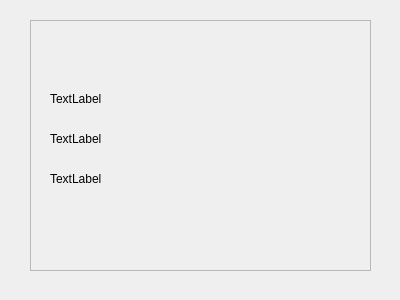
<?xml version="1.0" encoding="UTF-8"?>
<ui version="4.0">
 <class>Advisors_info</class>
 <widget class="QDialog" name="Advisors_info">
  <property name="geometry">
   <rect>
    <x>0</x>
    <y>0</y>
    <width>400</width>
    <height>300</height>
   </rect>
  </property>
  <property name="windowTitle">
   <string>Dialog</string>
  </property>
  <widget class="QFrame" name="frame">
   <property name="geometry">
    <rect>
     <x>30</x>
     <y>20</y>
     <width>341</width>
     <height>251</height>
    </rect>
   </property>
   <property name="frameShape">
    <enum>QFrame::StyledPanel</enum>
   </property>
   <property name="frameShadow">
    <enum>QFrame::Raised</enum>
   </property>
   <widget class="QLabel" name="label">
    <property name="geometry">
     <rect>
      <x>10</x>
      <y>20</y>
      <width>211</width>
      <height>17</height>
     </rect>
    </property>
    <property name="text">
     <string/>
    </property>
   </widget>
   <widget class="QLabel" name="label_2">
    <property name="geometry">
     <rect>
      <x>20</x>
      <y>70</y>
      <width>221</width>
      <height>17</height>
     </rect>
    </property>
    <property name="text">
     <string>TextLabel</string>
    </property>
   </widget>
   <widget class="QLabel" name="label_3">
    <property name="geometry">
     <rect>
      <x>20</x>
      <y>110</y>
      <width>231</width>
      <height>17</height>
     </rect>
    </property>
    <property name="text">
     <string>TextLabel</string>
    </property>
   </widget>
   <widget class="QLabel" name="label_4">
    <property name="geometry">
     <rect>
      <x>20</x>
      <y>150</y>
      <width>251</width>
      <height>17</height>
     </rect>
    </property>
    <property name="text">
     <string>TextLabel</string>
    </property>
   </widget>
  </widget>
 </widget>
 <resources/>
 <connections/>
</ui>
